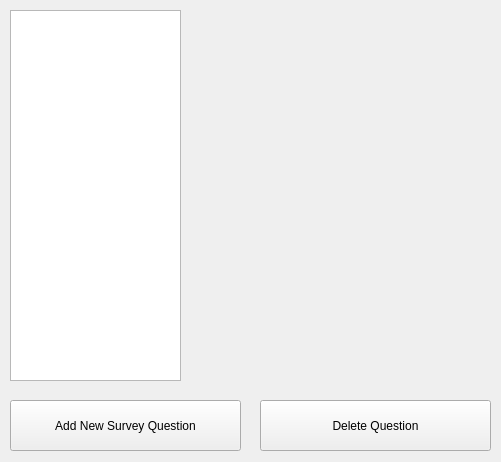
<?xml version="1.0" encoding="UTF-8"?>
<ui version="4.0">
 <class>Build</class>
 <widget class="QWidget" name="Build">
  <property name="geometry">
   <rect>
    <x>0</x>
    <y>0</y>
    <width>501</width>
    <height>462</height>
   </rect>
  </property>
  <property name="windowTitle">
   <string>Form</string>
  </property>
  <widget class="QPushButton" name="addQ">
   <property name="geometry">
    <rect>
     <x>10</x>
     <y>400</y>
     <width>231</width>
     <height>51</height>
    </rect>
   </property>
   <property name="text">
    <string>Add New Survey Question</string>
   </property>
  </widget>
  <widget class="QListWidget" name="listWidget">
   <property name="geometry">
    <rect>
     <x>10</x>
     <y>10</y>
     <width>171</width>
     <height>371</height>
    </rect>
   </property>
  </widget>
  <widget class="QStackedWidget" name="stackedWidget">
   <property name="geometry">
    <rect>
     <x>199</x>
     <y>9</y>
     <width>301</width>
     <height>371</height>
    </rect>
   </property>
   <widget class="QWidget" name="page"/>
   <widget class="QWidget" name="page_2"/>
  </widget>
  <widget class="QPushButton" name="addQ_2">
   <property name="geometry">
    <rect>
     <x>260</x>
     <y>400</y>
     <width>231</width>
     <height>51</height>
    </rect>
   </property>
   <property name="text">
    <string>Delete Question</string>
   </property>
  </widget>
 </widget>
 <resources/>
 <connections/>
</ui>
